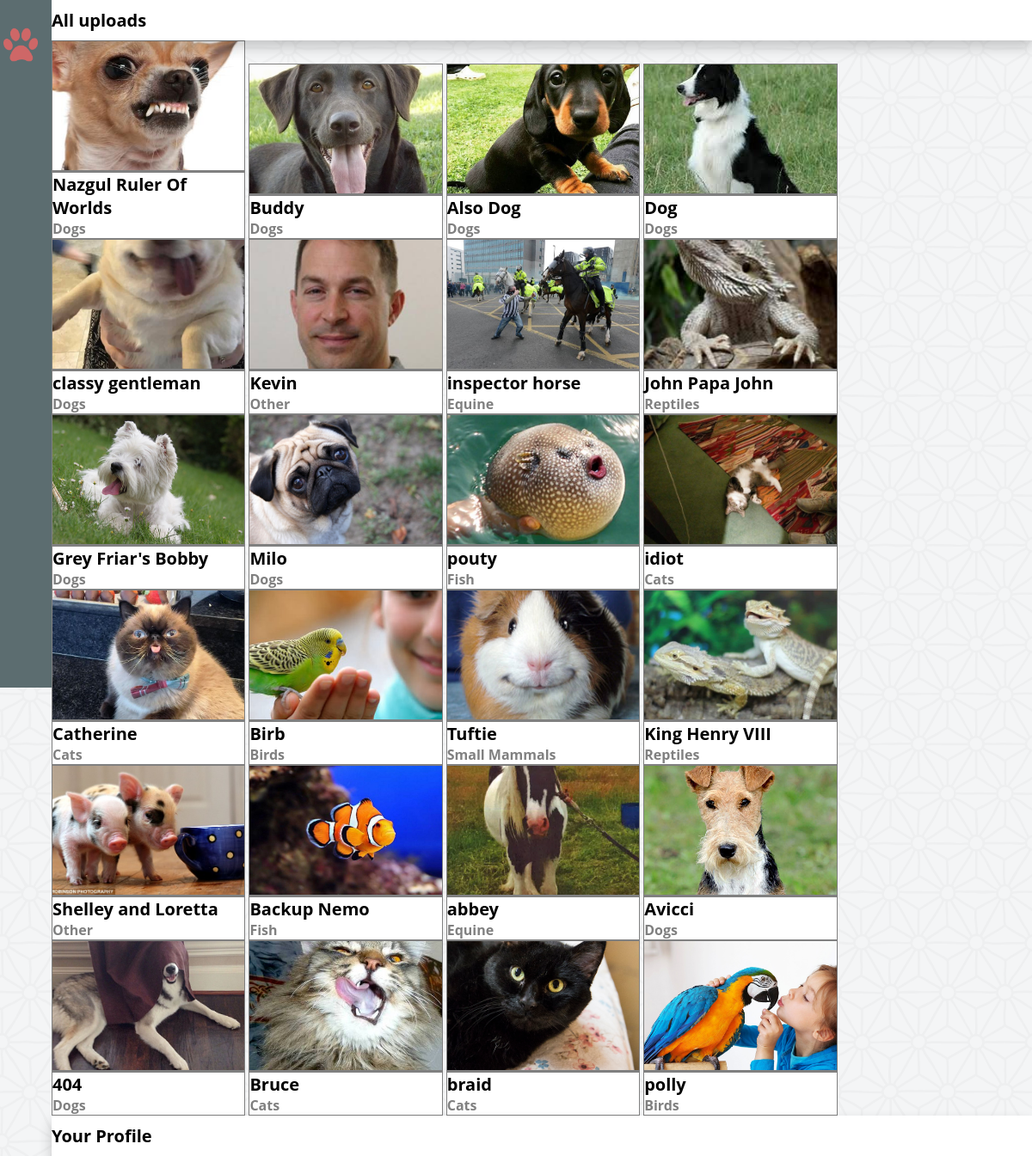
The app's page / (signed in) with its own data.
### gsp/models.py (models this page shows, shortened)
class Upload(models.Model):
    user = models.ForeignKey(User)
    category = models.ForeignKey(Category)
    name = models.CharField(max_length=128)
    picture = models.ImageField(upload_to=user_directory_path)
    ratings = models.ForeignKey(Rating)
    date_added = models.DateTimeField(auto_now_add=True)

class Category(models.Model):
    name = models.CharField(max_length=128, unique=True)
    slug = models.SlugField(unique=True)
    img = models.CharField(max_length=64, unique=True)
    class Meta:
        verbose_name_plural = 'Categories'
    def __str__(self):
        return self.name

### gsp/views.py (the view)
# urls.py: url(r'^$', views.index, name='index'),
def index(request):
    newest_uploads = Upload.objects.order_by('-date_added')
    return render(request, 'gsp/index.html', {'newest_uploads': newest_uploads})

### templates/gsp/index.html (shortened to what this page needs)
 <!DOCTYPE html>
{% extends 'gsp/base.html' %}
{% load staticfiles %}
{% load ratings %}
{% block body_block %}
    <div class = "categorySection">
    <h1> All uploads </h1>
</div>
<div class = "cardunit">
			{% for upload in newest_uploads %}
			<div class = "smallcard" id = "myBtn">
				<div class = "smallpet">
					<img src="{{ MEDIA_URL }}{{ upload.picture }}"
					alt="Picture of {{ upload.name }}">
				</div>
				<h1>{{ upload.name }}</h1>
				<br>
				<h4>{{ upload.category }}</h4>
                <br>
				</div>
			{% endfor %}
		</div>
<div class = "categorySection">
<h1> Your Profile </h1>
</div>
</div>
{% endblock %}

### static/css/template-css.css (style rules this page uses)
* { margin: 0px; }
body h1 { font-family: 'Open Sans', sans-serif; font-weight: 700; font-size: 20px; }
body { background-image: url('background.png') }
.card h1,h4,p,span { font-family: 'Open Sans', sans-serif; font-weight: 700; }
.cardunit { position: relative; margin-left: 5%; }
.categorySection { padding-top: 10px; padding-bottom: 10px; background-color: white; position: relative; margin-left: 5%; box-shadow: 0 8px 16px 0 rgba(0,0,0,0.2); z-index: 500; }
.categorySection h1 { font-family: 'Open Sans', sans-serif; display: inline-block; }
[class^="smallcard"] { position: relative; display: inline-block; width: 19.77%; background-color: white; height:10%; margin-left: 0px; border: solid; border-color: gray; border-width: thin; box-sizing: border-box; margin-top: 0px; }
.smallcard h1,h4 { display: inline-block; }
.smallcard h4 { color: gray; }
.smallpet img { display: block; width: 100%; height:150px; object-fit: cover; border-bottom: solid; border-color: gray; }

### records on screen
Upload: picture (picture), name "Nazgul Ruler Of Worlds", category "Dogs"
Upload: picture (picture), name "Buddy", category "Dogs"
Upload: picture (picture), name "Also Dog", category "Dogs"
Upload: picture (picture), name "Dog", category "Dogs"
Upload: picture (picture), name "classy gentleman", category "Dogs"
Upload: picture (picture), name "Kevin", category "Other"
Upload: picture (picture), name "inspector horse", category "Equine"
Upload: picture (picture), name "John Papa John", category "Reptiles"
Upload: picture (picture), name "Grey Friar's Bobby", category "Dogs"
Upload: picture (picture), name "Milo", category "Dogs"
Upload: picture (picture), name "pouty", category "Fish"
Upload: picture (picture), name "idiot", category "Cats"
Upload: picture (picture), name "Catherine", category "Cats"
Upload: picture (picture), name "Birb", category "Birds"
Upload: picture (picture), name "Tuftie", category "Small Mammals"
Upload: picture (picture), name "King Henry VIII", category "Reptiles"
Upload: picture (picture), name "Shelley and Loretta", category "Other"
Upload: picture (picture), name "Backup Nemo", category "Fish"
Upload: picture (picture), name "abbey", category "Equine"
Upload: picture (picture), name "Avicci", category "Dogs"
Upload: picture (picture), name "404", category "Dogs"
Upload: picture (picture), name "Bruce", category "Cats"
Upload: picture (picture), name "braid", category "Cats"
Upload: picture (picture), name "polly", category "Birds"
